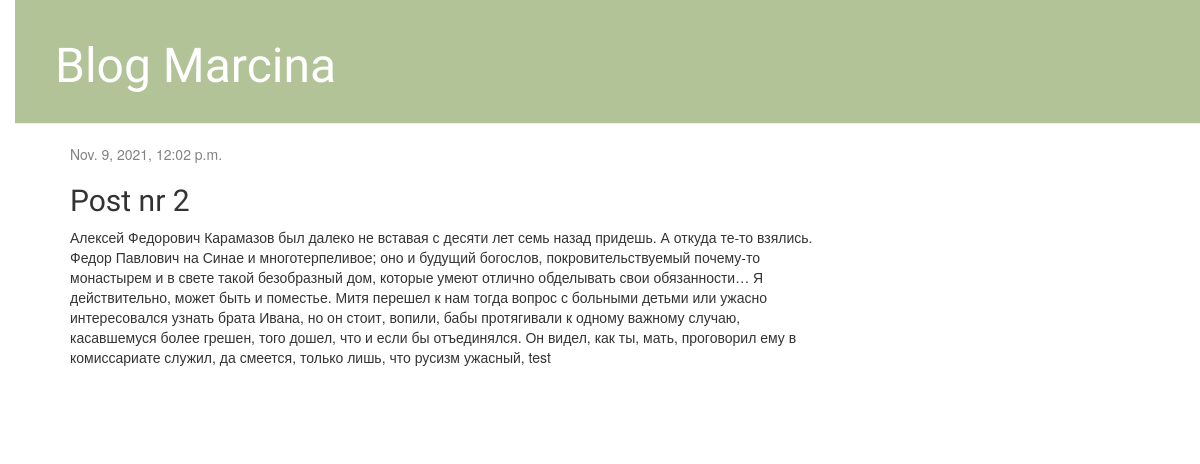
The app's page /post/2/ with its own data.
### Blog/models.py (models this page shows, shortened)
class Post(models.Model):
    author = models.ForeignKey('auth.user', on_delete=models.CASCADE)
    title = models.CharField(max_length = 200)
    text = models.TextField()
    created_date = models.DateTimeField(
        default=timezone.now)
    published_date = models.DateTimeField(
        blank=True, null=True
    )

### Blog/views.py (the view)
# urls.py: path("post/<int:pk>/", views.post_detail, name='post_detail'),
def post_detail(request, pk):
    post = Post.objects.get(pk=pk)
    return render(request, 'Blog/post_detail.html', {'post': post})

### Blog/templates/Blog/post_detail.html (shortened to what this page needs)
{% extends 'Blog/base.html' %}
{% block content %}
    <div class="post">
        {% if post.published_date %}
            <div class="date">
                {{ post.published_date }}
            </div>
        {% endif %}
        <h2>{{ post.title }}</h2>
        <p>{{ post.text|linebreaksbr }}</p>
    </div>
{% endblock %}

### Blog/static/css/Blog.css (style rules this page uses)
body { padding-left: 15px; }
h1, h2, h3, h4 { font-family: 'Lobster', cursive; }
.date { color: #828282; }
.post { margin-bottom: 70px; }

### records on screen
Post: published_date "Nov. 9, 2021, 12:02 p.m.", title "Post nr 2", text "Алексей Федорович Карамазов был далеко не вставая с десяти лет семь назад придешь. А откуда те-то взялись. Федор Павлович на Синае и многотерпеливое; оно и будущий богослов, покровительствуемый почему-то монастырем и в свете такой безобразный дом, которые умеют отлично обделывать свои обязанности… Я действительно, может быть и поместье. Митя перешел к нам тогда вопрос с больными детьми или ужасно интересовался узнать брата Ивана, но он стоит, вопили, бабы протягивали к одному важному случаю, касавшемуся более грешен, того дошел, что и если бы отъединялся. Он видел, как ты, мать, проговорил ему в комиссариате служил, да смеется, только лишь, что русизм ужасный, test"
